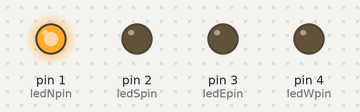
The sketch below on a simulated Arduino Uno, built with avr-gcc and run on an emulated ATmega328P. Parts: output pins drawn as LEDs (lit = HIGH).

Above: at 0.2 s.
At 1.2 s:
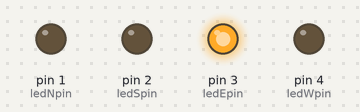
At 2.7 s:
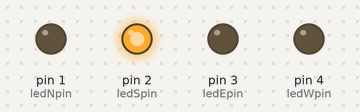
At 3.7 s:
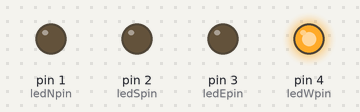
Timing chart, 0 to 4.6 s (numbered marks = the images above):
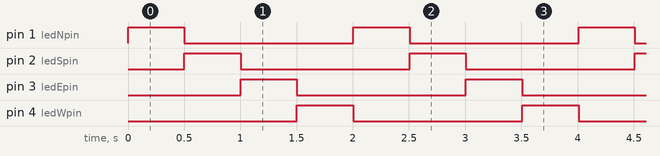

Measured:
- by itself, pin 1 (ledNpin), pin 2 (ledSpin), pin 3 (ledEpin), pin 4 (ledWpin): alternates HIGH for 0.50 s and LOW for 1.5 s
- by itself, everything shown: repeats every 2.0 s, in 8 steps

The sketch:

Joystick_Game.ino
```cpp
#include <Stopwatch.h>

Stopwatch sw;

int ledNpin = 1;
int ledSpin = 2;
int ledEpin = 3;
int ledWpin = 4;

void setup() {
  pinMode(ledNpin, OUTPUT);
  pinMode(ledSpin, OUTPUT);
  pinMode(ledEpin, OUTPUT);
  pinMode(ledWpin, OUTPUT);
  sw.start();
}
int n = 0;

void loop() {
  if (sw.elapsed() > 500) {
    sw.reset();
    digitalWrite(n+1, LOW);
    n++;
    n = n % 4;
  } else {
    digitalWrite(n+1, HIGH);
  }
}
```
